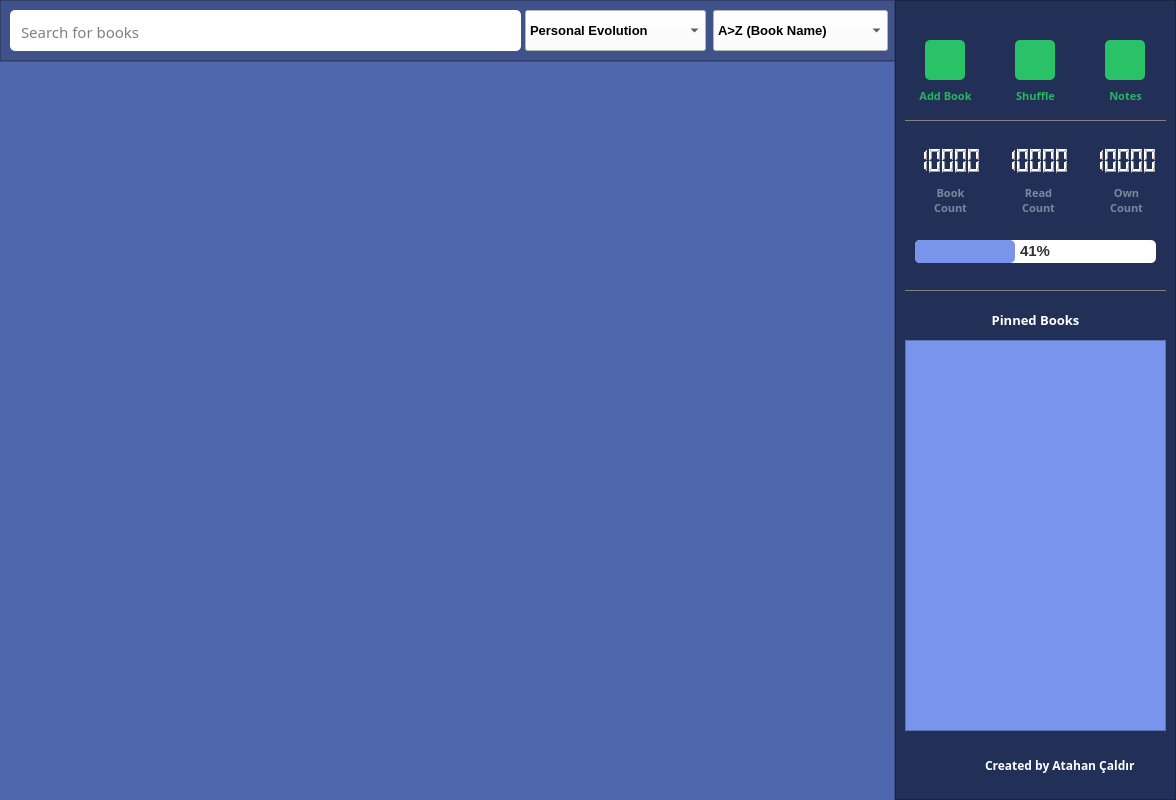
<?xml version="1.0" encoding="UTF-8"?>
<ui version="4.0">
 <class>MAIN</class>
 <widget class="QWidget" name="MAIN">
  <property name="geometry">
   <rect>
    <x>0</x>
    <y>0</y>
    <width>1176</width>
    <height>800</height>
   </rect>
  </property>
  <property name="minimumSize">
   <size>
    <width>1176</width>
    <height>800</height>
   </size>
  </property>
  <property name="maximumSize">
   <size>
    <width>1176</width>
    <height>800</height>
   </size>
  </property>
  <property name="windowTitle">
   <string>Platon</string>
  </property>
  <property name="windowIcon">
   <iconset>
    <normaloff>media/Logo.png</normaloff>media/Logo.png</iconset>
  </property>
  <property name="styleSheet">
   <string notr="true">background:white;</string>
  </property>
  <widget class="QFrame" name="frame">
   <property name="geometry">
    <rect>
     <x>0</x>
     <y>0</y>
     <width>895</width>
     <height>61</height>
    </rect>
   </property>
   <property name="styleSheet">
    <string notr="true">background: #3F528A;</string>
   </property>
   <property name="frameShape">
    <enum>QFrame::StyledPanel</enum>
   </property>
   <property name="frameShadow">
    <enum>QFrame::Raised</enum>
   </property>
   <widget class="QWidget" name="widget" native="true">
    <property name="geometry">
     <rect>
      <x>10</x>
      <y>10</y>
      <width>511</width>
      <height>41</height>
     </rect>
    </property>
    <property name="styleSheet">
     <string notr="true">background: white;
border-radius: 5px;</string>
    </property>
    <widget class="QLineEdit" name="searchLine">
     <property name="geometry">
      <rect>
       <x>9</x>
       <y>7</y>
       <width>431</width>
       <height>29</height>
      </rect>
     </property>
     <property name="font">
      <font>
       <family>Yu Gothic UI Semilight</family>
       <pointsize>11</pointsize>
       <weight>50</weight>
       <bold>false</bold>
      </font>
     </property>
     <property name="styleSheet">
      <string notr="true">border: 0px;</string>
     </property>
     <property name="placeholderText">
      <string>Search for books</string>
     </property>
    </widget>
    <widget class="QPushButton" name="searchBut">
     <property name="geometry">
      <rect>
       <x>440</x>
       <y>7</y>
       <width>71</width>
       <height>29</height>
      </rect>
     </property>
     <property name="cursor">
      <cursorShape>PointingHandCursor</cursorShape>
     </property>
     <property name="styleSheet">
      <string notr="true">border: 0px;</string>
     </property>
     <property name="text">
      <string/>
     </property>
     <property name="icon">
      <iconset>
       <normaloff>media/search.png</normaloff>media/search.png</iconset>
     </property>
    </widget>
   </widget>
   <widget class="QComboBox" name="categoryCombo">
    <property name="geometry">
     <rect>
      <x>525</x>
      <y>10</y>
      <width>181</width>
      <height>41</height>
     </rect>
    </property>
    <property name="font">
     <font>
      <family>Yu Gothic UI</family>
      <pointsize>10</pointsize>
      <weight>75</weight>
      <bold>true</bold>
     </font>
    </property>
    <property name="cursor">
     <cursorShape>PointingHandCursor</cursorShape>
    </property>
    <property name="styleSheet">
     <string notr="true">background: white;</string>
    </property>
    <item>
     <property name="text">
      <string>Personal Evolution</string>
     </property>
    </item>
    <item>
     <property name="text">
      <string>a</string>
     </property>
    </item>
    <item>
     <property name="text">
      <string>bc</string>
     </property>
    </item>
    <item>
     <property name="text">
      <string>c</string>
     </property>
    </item>
   </widget>
   <widget class="QComboBox" name="sortCombo">
    <property name="geometry">
     <rect>
      <x>713</x>
      <y>10</y>
      <width>175</width>
      <height>41</height>
     </rect>
    </property>
    <property name="font">
     <font>
      <family>Yu Gothic UI</family>
      <pointsize>10</pointsize>
      <weight>75</weight>
      <bold>true</bold>
     </font>
    </property>
    <property name="styleSheet">
     <string notr="true">background: white;</string>
    </property>
    <item>
     <property name="text">
      <string>A&gt;Z (Book Name)</string>
     </property>
    </item>
   </widget>
  </widget>
  <widget class="QListWidget" name="bookList">
   <property name="geometry">
    <rect>
     <x>-1</x>
     <y>61</y>
     <width>896</width>
     <height>740</height>
    </rect>
   </property>
   <property name="styleSheet">
    <string notr="true">background: #4F67AC;</string>
   </property>
  </widget>
  <widget class="QFrame" name="frame_2">
   <property name="geometry">
    <rect>
     <x>895</x>
     <y>0</y>
     <width>281</width>
     <height>800</height>
    </rect>
   </property>
   <property name="styleSheet">
    <string notr="true">background: #222F57;</string>
   </property>
   <property name="frameShape">
    <enum>QFrame::StyledPanel</enum>
   </property>
   <property name="frameShadow">
    <enum>QFrame::Raised</enum>
   </property>
   <widget class="QPushButton" name="addBookBut">
    <property name="geometry">
     <rect>
      <x>30</x>
      <y>40</y>
      <width>40</width>
      <height>40</height>
     </rect>
    </property>
    <property name="cursor">
     <cursorShape>PointingHandCursor</cursorShape>
    </property>
    <property name="styleSheet">
     <string notr="true">background: #2AC267;
border-radius: 5px;</string>
    </property>
    <property name="text">
     <string/>
    </property>
    <property name="icon">
     <iconset>
      <normaloff>media/add.png</normaloff>media/add.png</iconset>
    </property>
    <property name="iconSize">
     <size>
      <width>30</width>
      <height>30</height>
     </size>
    </property>
   </widget>
   <widget class="QLabel" name="label">
    <property name="geometry">
     <rect>
      <x>20</x>
      <y>80</y>
      <width>61</width>
      <height>31</height>
     </rect>
    </property>
    <property name="font">
     <font>
      <family>Yu Gothic UI Semibold</family>
      <pointsize>8</pointsize>
      <weight>75</weight>
      <bold>true</bold>
     </font>
    </property>
    <property name="styleSheet">
     <string notr="true">color: #29B461;</string>
    </property>
    <property name="text">
     <string>Add Book</string>
    </property>
    <property name="alignment">
     <set>Qt::AlignCenter</set>
    </property>
   </widget>
   <widget class="QLabel" name="label_2">
    <property name="geometry">
     <rect>
      <x>110</x>
      <y>80</y>
      <width>61</width>
      <height>31</height>
     </rect>
    </property>
    <property name="font">
     <font>
      <family>Yu Gothic UI Semibold</family>
      <pointsize>8</pointsize>
      <weight>75</weight>
      <bold>true</bold>
     </font>
    </property>
    <property name="styleSheet">
     <string notr="true">color: #29B461;</string>
    </property>
    <property name="text">
     <string>Shuffle</string>
    </property>
    <property name="alignment">
     <set>Qt::AlignCenter</set>
    </property>
   </widget>
   <widget class="QPushButton" name="shuffleBut">
    <property name="geometry">
     <rect>
      <x>120</x>
      <y>40</y>
      <width>40</width>
      <height>40</height>
     </rect>
    </property>
    <property name="cursor">
     <cursorShape>PointingHandCursor</cursorShape>
    </property>
    <property name="styleSheet">
     <string notr="true">background: #2AC267;
border-radius: 5px;</string>
    </property>
    <property name="text">
     <string/>
    </property>
    <property name="icon">
     <iconset>
      <normaloff>media/random.png</normaloff>media/random.png</iconset>
    </property>
    <property name="iconSize">
     <size>
      <width>30</width>
      <height>30</height>
     </size>
    </property>
   </widget>
   <widget class="QLabel" name="label_3">
    <property name="geometry">
     <rect>
      <x>200</x>
      <y>80</y>
      <width>61</width>
      <height>31</height>
     </rect>
    </property>
    <property name="font">
     <font>
      <family>Yu Gothic UI Semibold</family>
      <pointsize>8</pointsize>
      <weight>75</weight>
      <bold>true</bold>
     </font>
    </property>
    <property name="styleSheet">
     <string notr="true">color: #29B461;</string>
    </property>
    <property name="text">
     <string>Notes</string>
    </property>
    <property name="alignment">
     <set>Qt::AlignCenter</set>
    </property>
   </widget>
   <widget class="QPushButton" name="notesBut">
    <property name="geometry">
     <rect>
      <x>210</x>
      <y>40</y>
      <width>40</width>
      <height>40</height>
     </rect>
    </property>
    <property name="cursor">
     <cursorShape>PointingHandCursor</cursorShape>
    </property>
    <property name="styleSheet">
     <string notr="true">background: #2AC267;
border-radius: 5px;</string>
    </property>
    <property name="text">
     <string/>
    </property>
    <property name="icon">
     <iconset>
      <normaloff>media/notes.png</normaloff>media/notes.png</iconset>
    </property>
    <property name="iconSize">
     <size>
      <width>30</width>
      <height>30</height>
     </size>
    </property>
   </widget>
   <widget class="QProgressBar" name="readProgress">
    <property name="geometry">
     <rect>
      <x>20</x>
      <y>240</y>
      <width>241</width>
      <height>23</height>
     </rect>
    </property>
    <property name="font">
     <font>
      <family>Yu Gothic UI</family>
      <pointsize>11</pointsize>
      <weight>75</weight>
      <bold>true</bold>
     </font>
    </property>
    <property name="styleSheet">
     <string notr="true">QProgressBar
{
	color: #313235;
	border-radius: 5px;
	background-color:white;
}
QProgressBar::chunk
{
	border-radius: 5px;
	background-color: #7895EB;
}</string>
    </property>
    <property name="maximum">
     <number>120</number>
    </property>
    <property name="value">
     <number>50</number>
    </property>
    <property name="alignment">
     <set>Qt::AlignCenter</set>
    </property>
   </widget>
   <widget class="QLabel" name="label_5">
    <property name="geometry">
     <rect>
      <x>40</x>
      <y>740</y>
      <width>50</width>
      <height>50</height>
     </rect>
    </property>
    <property name="text">
     <string/>
    </property>
    <property name="pixmap">
     <pixmap>media/Logo.png</pixmap>
    </property>
    <property name="scaledContents">
     <bool>true</bool>
    </property>
   </widget>
   <widget class="Line" name="line">
    <property name="geometry">
     <rect>
      <x>10</x>
      <y>120</y>
      <width>261</width>
      <height>1</height>
     </rect>
    </property>
    <property name="styleSheet">
     <string notr="true">border: 2px solid gray;</string>
    </property>
    <property name="orientation">
     <enum>Qt::Horizontal</enum>
    </property>
   </widget>
   <widget class="QLCDNumber" name="bookCount">
    <property name="geometry">
     <rect>
      <x>17</x>
      <y>140</y>
      <width>71</width>
      <height>41</height>
     </rect>
    </property>
    <property name="styleSheet">
     <string notr="true">color: white;</string>
    </property>
    <property name="lineWidth">
     <number>0</number>
    </property>
    <property name="midLineWidth">
     <number>0</number>
    </property>
    <property name="intValue" stdset="0">
     <number>10000</number>
    </property>
   </widget>
   <widget class="QLabel" name="label_6">
    <property name="geometry">
     <rect>
      <x>25</x>
      <y>180</y>
      <width>61</width>
      <height>41</height>
     </rect>
    </property>
    <property name="font">
     <font>
      <family>Yu Gothic UI Semibold</family>
      <pointsize>8</pointsize>
      <weight>75</weight>
      <bold>true</bold>
     </font>
    </property>
    <property name="styleSheet">
     <string notr="true">color: #7D86A1;</string>
    </property>
    <property name="text">
     <string>Book
Count</string>
    </property>
    <property name="alignment">
     <set>Qt::AlignCenter</set>
    </property>
   </widget>
   <widget class="QLCDNumber" name="readCount">
    <property name="geometry">
     <rect>
      <x>105</x>
      <y>140</y>
      <width>71</width>
      <height>41</height>
     </rect>
    </property>
    <property name="styleSheet">
     <string notr="true">color: white;</string>
    </property>
    <property name="lineWidth">
     <number>0</number>
    </property>
    <property name="midLineWidth">
     <number>0</number>
    </property>
    <property name="intValue" stdset="0">
     <number>10000</number>
    </property>
   </widget>
   <widget class="QLabel" name="label_7">
    <property name="geometry">
     <rect>
      <x>113</x>
      <y>180</y>
      <width>61</width>
      <height>41</height>
     </rect>
    </property>
    <property name="font">
     <font>
      <family>Yu Gothic UI Semibold</family>
      <pointsize>8</pointsize>
      <weight>75</weight>
      <bold>true</bold>
     </font>
    </property>
    <property name="styleSheet">
     <string notr="true">color: #7D86A1;</string>
    </property>
    <property name="text">
     <string>Read
Count</string>
    </property>
    <property name="alignment">
     <set>Qt::AlignCenter</set>
    </property>
   </widget>
   <widget class="QLCDNumber" name="ownCount">
    <property name="geometry">
     <rect>
      <x>193</x>
      <y>140</y>
      <width>71</width>
      <height>41</height>
     </rect>
    </property>
    <property name="styleSheet">
     <string notr="true">color: white;</string>
    </property>
    <property name="lineWidth">
     <number>0</number>
    </property>
    <property name="midLineWidth">
     <number>0</number>
    </property>
    <property name="intValue" stdset="0">
     <number>10000</number>
    </property>
   </widget>
   <widget class="QLabel" name="label_8">
    <property name="geometry">
     <rect>
      <x>201</x>
      <y>180</y>
      <width>61</width>
      <height>41</height>
     </rect>
    </property>
    <property name="font">
     <font>
      <family>Yu Gothic UI Semibold</family>
      <pointsize>8</pointsize>
      <weight>75</weight>
      <bold>true</bold>
     </font>
    </property>
    <property name="styleSheet">
     <string notr="true">color: #7D86A1;</string>
    </property>
    <property name="text">
     <string>Own
Count</string>
    </property>
    <property name="alignment">
     <set>Qt::AlignCenter</set>
    </property>
   </widget>
   <widget class="Line" name="line_2">
    <property name="geometry">
     <rect>
      <x>10</x>
      <y>290</y>
      <width>261</width>
      <height>1</height>
     </rect>
    </property>
    <property name="styleSheet">
     <string notr="true">border: 2px solid gray;</string>
    </property>
    <property name="orientation">
     <enum>Qt::Horizontal</enum>
    </property>
   </widget>
   <widget class="QLabel" name="label_9">
    <property name="geometry">
     <rect>
      <x>90</x>
      <y>755</y>
      <width>161</width>
      <height>21</height>
     </rect>
    </property>
    <property name="font">
     <font>
      <family>Yu Gothic UI Semibold</family>
      <weight>75</weight>
      <bold>true</bold>
     </font>
    </property>
    <property name="styleSheet">
     <string notr="true">color: white;</string>
    </property>
    <property name="text">
     <string>Created by Atahan Çaldır</string>
    </property>
   </widget>
   <widget class="QLabel" name="label_10">
    <property name="geometry">
     <rect>
      <x>10</x>
      <y>310</y>
      <width>261</width>
      <height>20</height>
     </rect>
    </property>
    <property name="font">
     <font>
      <family>Yu Gothic UI Semibold</family>
      <pointsize>10</pointsize>
      <weight>75</weight>
      <bold>true</bold>
     </font>
    </property>
    <property name="styleSheet">
     <string notr="true">color: white;</string>
    </property>
    <property name="text">
     <string>Pinned Books</string>
    </property>
    <property name="alignment">
     <set>Qt::AlignCenter</set>
    </property>
   </widget>
   <widget class="QListWidget" name="pinnedList">
    <property name="geometry">
     <rect>
      <x>10</x>
      <y>340</y>
      <width>261</width>
      <height>391</height>
     </rect>
    </property>
    <property name="styleSheet">
     <string notr="true">background: #7895EB;</string>
    </property>
   </widget>
  </widget>
 </widget>
 <resources/>
 <connections/>
</ui>
